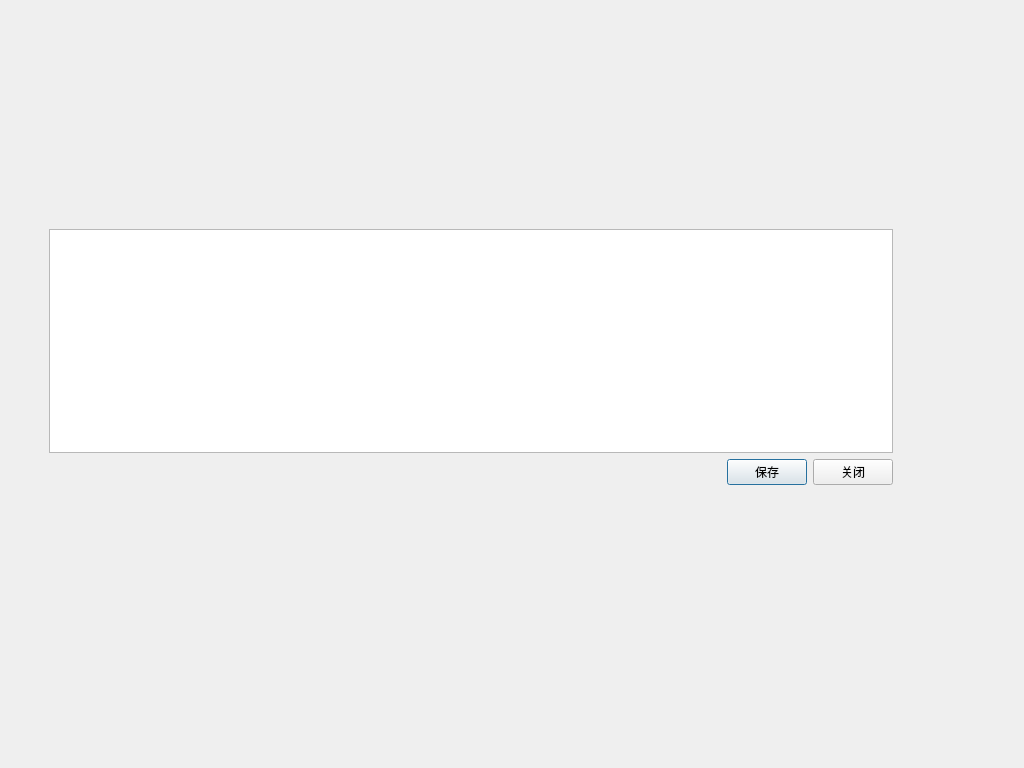
<?xml version="1.0" encoding="UTF-8"?>
<ui version="4.0">
 <class>CAssignActDev</class>
 <widget class="QDialog" name="CAssignActDev">
  <property name="geometry">
   <rect>
    <x>0</x>
    <y>0</y>
    <width>1024</width>
    <height>768</height>
   </rect>
  </property>
  <property name="windowTitle">
   <string>Dialog</string>
  </property>
  <widget class="QWidget" name="mainWidget" native="true">
   <property name="geometry">
    <rect>
     <x>40</x>
     <y>220</y>
     <width>862</width>
     <height>274</height>
    </rect>
   </property>
   <layout class="QGridLayout" name="gridLayout">
    <property name="leftMargin">
     <number>9</number>
    </property>
    <property name="topMargin">
     <number>9</number>
    </property>
    <property name="rightMargin">
     <number>9</number>
    </property>
    <property name="bottomMargin">
     <number>9</number>
    </property>
    <property name="spacing">
     <number>5</number>
    </property>
    <item row="0" column="0">
     <layout class="QVBoxLayout" name="verticalLayout">
      <property name="spacing">
       <number>6</number>
      </property>
      <property name="leftMargin">
       <number>0</number>
      </property>
      <property name="topMargin">
       <number>0</number>
      </property>
      <property name="rightMargin">
       <number>0</number>
      </property>
      <property name="bottomMargin">
       <number>0</number>
      </property>
      <item>
       <widget class="QTableWidget" name="tableWidget"/>
      </item>
      <item>
       <layout class="QHBoxLayout" name="horizontalLayout">
        <property name="spacing">
         <number>6</number>
        </property>
        <item>
         <spacer name="horizontalSpacer">
          <property name="orientation">
           <enum>Qt::Horizontal</enum>
          </property>
          <property name="sizeHint" stdset="0">
           <size>
            <width>678</width>
            <height>20</height>
           </size>
          </property>
         </spacer>
        </item>
        <item>
         <widget class="QPushButton" name="saveBtn">
          <property name="text">
           <string>保存</string>
          </property>
         </widget>
        </item>
        <item>
         <widget class="QPushButton" name="closewinBtn">
          <property name="text">
           <string>关闭</string>
          </property>
         </widget>
        </item>
       </layout>
      </item>
     </layout>
    </item>
   </layout>
  </widget>
 </widget>
 <resources/>
 <connections/>
</ui>
